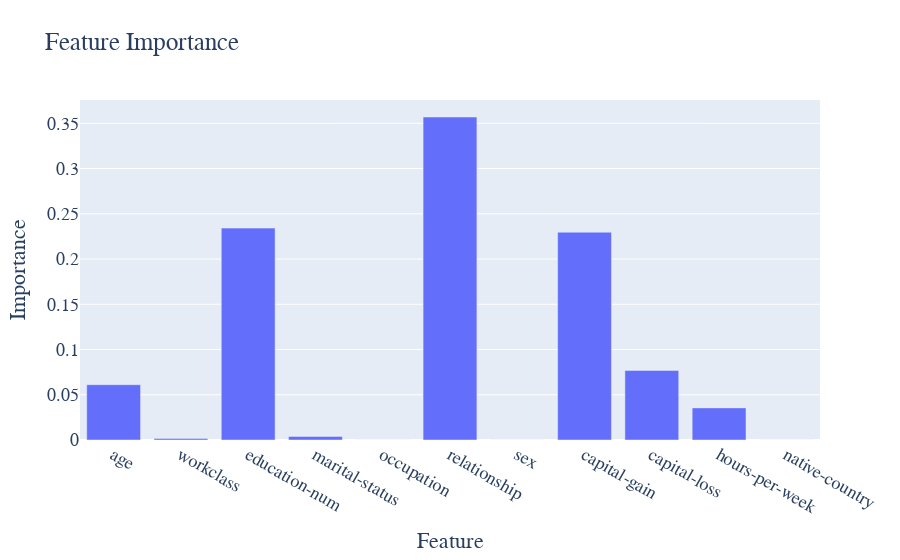

Notebook source saved alongside this figure:
### Code cell
import plotly.graph_objects as go
# 获取特征重要性
importance = lr_model.feature_importances_
feature_names = train_data.columns[: -1]

# 创建特征重要性图像
fig = go.Figure(data=go.Bar(x=feature_names, y=importance))
fig.update_layout(
    title='Feature Importance', xaxis_title='Feature', yaxis_title='Importance', 
    font=dict(family='Times New Roman', size=18)
)
fig.write_html('Image/4_2_1.html')
fig.show()

### Figure 1 — Plotly figure (JSON) as saved in the notebook; plotly's stock layout.template omitted (floating-point values rounded to 4 significant figures)
{"data": [{"type": "bar", "x": ["age", "workclass", "education-num", "marital-status", "occupation", "relationship", "sex", "capital-gain", "capital-loss", "hours-per-week", "native-country"], "y": [0.06112, 0.001769, 0.2342, 0.003969, 0, 0.357, 0, 0.2296, 0.07686, 0.03548, 0]}], "layout": {"font": {"family": "Times New Roman", "size": 18}, "title": {"text": "Feature Importance"}, "xaxis": {"title": {"text": "Feature"}}, "yaxis": {"title": {"text": "Importance"}}}}
